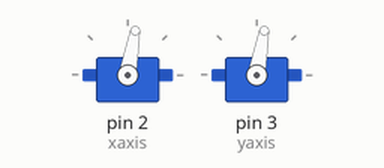
A sketch run on a simulated Arduino Uno, built with avr-gcc and run on an emulated ATmega328P. Shown: 2 × servo.

Above: at 0.05 s.
Timing chart, 0 to 3.0 s (numbered marks = the images above):
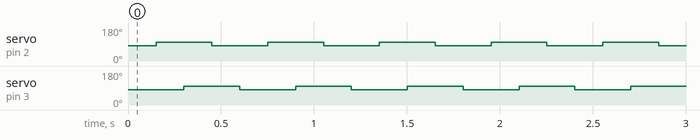

The sketch:

Servo_Plotter.ino
```cpp
#include <Servo.h>
Servo xaxis;
Servo yaxis;
int pos = 0;
int del = 150;

void setup() {
  xaxis.attach(2);
  yaxis.attach(3);
  xaxis.write(80);
  yaxis.write(80);
}

void loop() {
  xaxis.write(80);
  yaxis.write(80);
  delay(del);
  xaxis.write(100);
  yaxis.write(80);
  delay(del);
  xaxis.write(100);
  yaxis.write(100);
  delay(del);
  xaxis.write(80);
  yaxis.write(100);
  delay(del);
}
```

Measured:
- by itself, servo on pin 2 (xaxis), servo on pin 3 (yaxis): alternates 100° for 0.30 s and 80° for 0.30 s
